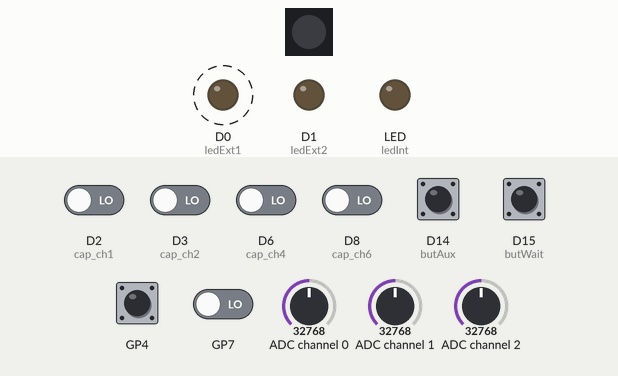
Simulated run of this program. Board: Circuit Playground running CircuitPython. Shown: 1 RGB LEDs in strip order, left to right, output pins drawn as LEDs (lit = HIGH). Dashed ring = blinking. Inputs (shaded band) come from the test bench; at power-on: D14 (butAux), D15 (butWait) HIGH, D2 (cap_ch1), D3 (cap_ch2), D6 (cap_ch4), D8 (cap_ch6) LOW, ADC channel 0 = 32768, ADC channel 1 = 32768, ADC channel 2 = 32768 (analog values on the 0–65535 scale). Dim RGB values are drawn brighter than linear; touch pads read as touched when driven HIGH; what the program prints to the serial console is not drawn.

Above: at 4.2 s.
4.3 s: D14 (butAux) pulled LOW for 1 s
At 5.7 s:
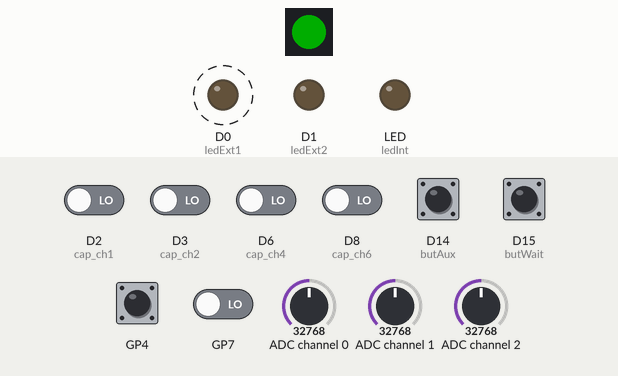
7.3 s: D14 (butAux) pulled LOW for 1 s
At 10.3 s:
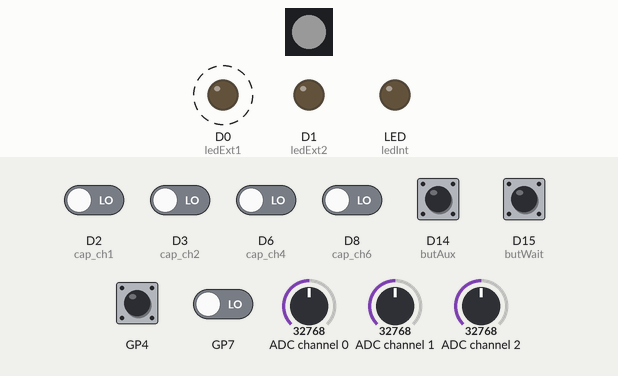
11.3 s: D14 (butAux) pulled LOW for 0.15 s
At 12.5 s:
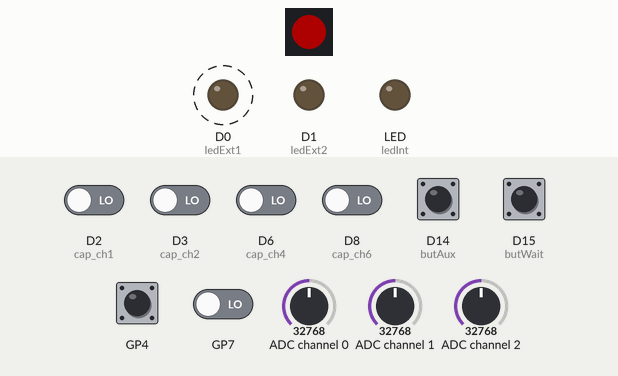
Timing chart, 0 to 20.4 s (numbered marks = the images above; inputs shaded):
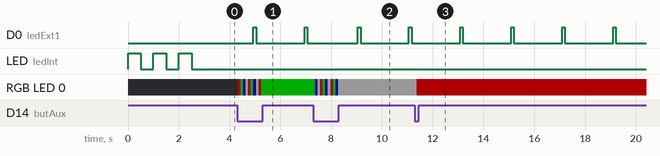

Measured:
- after the input at 4.3 s, RGB LED 0: off → RGB(51, 0, 0) at once, then repeats every 0.41 s: RGB(0, 51, 0) 0.10 s, RGB(0, 0, 51) 0.10 s, RGB(25, 25, 25) 0.10 s, RGB(51, 0, 0) 0.10 s, until it stays RGB(0, 51, 0) from 5.2 s
- after the input at 7.3 s, RGB LED 0: RGB(0, 51, 0) → RGB(0, 0, 51) after 0.07 s, then repeats every 0.41 s: RGB(25, 25, 25) 0.10 s, RGB(51, 0, 0) 0.10 s, RGB(0, 51, 0) 0.10 s, RGB(0, 0, 51) 0.10 s, until it stays RGB(25, 25, 25) from 8.3 s
- after the input at 11.3 s, RGB LED 0: RGB(25, 25, 25) → RGB(51, 0, 0) after 0.07 s
- by itself, D0 (ledExt1): alternates HIGH for 0.10 s and LOW for 1.9 s

The program:

swap_space_reagenz.py
```python
import time
import board
import busio
import digitalio
import adafruit_ads1x15.ads1115 as ADS
import touchio
import neopixel
# import usb_cdc
from adafruit_ads1x15.analog_in import AnalogIn
import usb_cdc

# this file has pin layout like the PCB v1

ledInt = digitalio.DigitalInOut(board.LED)
ledInt.direction = digitalio.Direction.OUTPUT

butWait = digitalio.DigitalInOut(board.GP15)
butWait.switch_to_input(pull=digitalio.Pull.UP) # they close to GND

# press button to avoid program
if (not butWait.value):
    while True:
        ledInt.value = True
        time.sleep(0.1)
        ledInt.value = False
        time.sleep(0.4)

samplePeriod = 0.05 # 20 Hz

butAux = digitalio.DigitalInOut(board.GP14)
butAux.switch_to_input(pull=digitalio.Pull.UP) # they close to GND

butOff = digitalio.DigitalInOut(board.GP13)
butOff.switch_to_input(pull=digitalio.Pull.UP) # they close to GND

ledExt1 = digitalio.DigitalInOut(board.GP0)
ledExt1.direction = digitalio.Direction.OUTPUT
ledExt2 = digitalio.DigitalInOut(board.GP1)
ledExt2.direction = digitalio.Direction.OUTPUT

# Create the I2C bus
pinSCA = board.GP26 # GP20 # GP16
pinSCL = board.GP27 # GP21 # GP17
i2c = busio.I2C(scl = pinSCL, sda = pinSCA)

# Create the ADC object using the I2C bus
ads1 = ADS.ADS1115(i2c, address=0x48)
ads2 = ADS.ADS1115(i2c, address=0x49)

# Create single-ended input on channel 0
ldr_ch1 = AnalogIn(ads1, ADS.P0)
ldr_ch2 = AnalogIn(ads1, ADS.P1)
ldr_ch3 = AnalogIn(ads1, ADS.P2)

ldr_ch4 = AnalogIn(ads2, ADS.P0)
ldr_ch5 = AnalogIn(ads2, ADS.P1)
ldr_ch6 = AnalogIn(ads2, ADS.P2)

numSensorsLDR = 6
sensorsLDR = [ldr_ch1, ldr_ch2, ldr_ch3, ldr_ch4, ldr_ch5, ldr_ch6]

ledInt.value = True
time.sleep(0.5)
ledInt.value = False
time.sleep(0.5)

cap_ch1 = touchio.TouchIn(board.GP2)
cap_ch2 = touchio.TouchIn(board.GP3)
cap_ch3 = touchio.TouchIn(board.GP4)

cap_ch4 = touchio.TouchIn(board.GP6)
cap_ch5 = touchio.TouchIn(board.GP7)
cap_ch6 = touchio.TouchIn(board.GP8)

numSensorsCap = 6
sensorsCap = [cap_ch1, cap_ch2, cap_ch3, cap_ch4, cap_ch5, cap_ch6]

ledInt.value = True
time.sleep(0.5)
ledInt.value = False
time.sleep(0.5)

print("Hello from swap space, v4.")

# On CircuitPlayground Express, and boards with built in status NeoPixel -> board.NEOPIXEL
# Otherwise choose an open pin connected to the Data In of the NeoPixel strip, i.e. board.D1
pixel_pin = board.GP16 # GP18

# The number of NeoPixels
num_pixels = 1

# The order of the pixel colors - RGB or GRB. Some NeoPixels have red and green reversed!
# For RGBW NeoPixels, simply change the ORDER to RGBW or GRBW.
pixelOrder = neopixel.GRB

pixels = neopixel.NeoPixel(
    pixel_pin, num_pixels, brightness=0.2, auto_write=False, pixel_order=pixelOrder
)

ledInt.value = True
time.sleep(0.5)
ledInt.value = False
time.sleep(0.5)

numColors  = 4
colorRed   = [255, 0, 0, 128]
colorGreen = [0, 255, 0, 128]
colorBlue  = [0, 0, 255, 128]
colorIdx   = 0

pixels.fill((0, 0, 0))
pixels.show()

ledCnt = 0

writer = usb_cdc.data
writer.write_timeout = None

numSensors = numSensorsLDR + numSensorsCap

bufSz = numSensors * 6
buf = bytearray(bufSz)
for si in range(numSensors):
    buf[si * 6 + 5] = 32 # space

buf[bufSz - 1] = 10 # newline

while True:
    # print("{} {} {} {} {} {}".format(
    #     ldr_ch1.value, ldr_ch2.value, ldr_ch3.value,
    #     ldr_ch4.value, ldr_ch5.value, ldr_ch6.value,
    # ))
    for si in range(numSensorsLDR):
        value   = sensorsLDR[si].value
        b5      = value // 10000
        value   = value % 10000
        bi      = si * 6
        buf[bi + 0] = b5 + 48
        b4      = value // 1000
        value   = value % 1000
        buf[bi + 1] = b4 + 48
        b3      = value // 100
        value   = value % 100
        buf[bi + 2] = b3 + 48
        b2      = value // 10
        value   = value % 10
        buf[bi + 3] = b2 + 48
        b1      = value
        buf[bi + 4] = b1 + 48

    for si in range(numSensorsCap):
        value   = sensorsCap[si].raw_value
        b5      = value // 10000
        value   = value % 10000
        bi      = (si + numSensorsLDR) * 6
        buf[bi + 0] = b5 + 48
        b4      = value // 1000
        value   = value % 1000
        buf[bi + 1] = b4 + 48
        b3      = value // 100
        value   = value % 100
        buf[bi + 2] = b3 + 48
        b2      = value // 10
        value   = value % 10
        buf[bi + 3] = b2 + 48
        b1      = value
        buf[bi + 4] = b1 + 48

    writer.write(buf)

    time.sleep(samplePeriod)
    ledCnt = ledCnt + 1
    if (ledCnt == 20):
        ledExt1.value = True
    elif (ledCnt == 21):
        ledExt1.value = False
        ledCnt = 0


    # time.sleep(0.2)
    # ledInt.value = True
    # time.sleep(0.1)
    # ledInt.value = False
    # time.sleep(0.2)

    # print("{:>5}\t{:>5}\t{:>5}\t{:>5}\t{:>5}\t{:>5}".format(
    #     cap_ch1.raw_value, cap_ch2.raw_value, cap_ch3.raw_value, cap_ch4.raw_value, cap_ch5.raw_value, cap_ch6.raw_value
    # ))

    # print("{:>5}".format(
    #     cap_ch1.raw_value #, cap_ch2.raw_value, cap_ch3.raw_value, cap_ch4.raw_value, cap_ch5.raw_value, cap_ch6.raw_value
    # ))

    # time.sleep(0.225)
    # ledInt.value = True
    # time.sleep(0.05)
    # ledInt.value = False
    # time.sleep(0.225)

    # print("Ping")
    # time.sleep(0.2)

    # if (not butWait.value):
    #     ledExt1.value = True
    #     time.sleep(0.5)
    #     ledExt1.value = False

    if (not butAux.value):
        # ledExt2.value = True
        # time.sleep(0.5)
        # ledExt2.value = False
        pixels.fill((colorRed[colorIdx], colorGreen[colorIdx], colorBlue[colorIdx]))
        colorIdx = (colorIdx + 1) % numColors
        # Uncomment this line if you have RGBW/GRBW NeoPixels
        # pixels.fill((255, 0, 0, 0))
        pixels.show()

    # if (not butOff.value):
    #     ledInt.value = True
    #     time.sleep(0.5)
    #     ledInt.value = False
        
```
